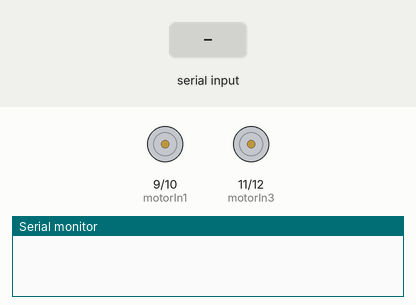
Simulated run of this sketch. Board: Arduino Uno, built with avr-gcc and run on an emulated ATmega328P. Parts: motor-driver pin pairs drawn as motors (green arrow = first pin HIGH = forward, orange = second pin HIGH = backward, longer = more drive), the last lines printed to the serial monitor. The inputs (shaded band) are chosen by the test bench.

Above: at 1.2 s.
1.3 s: "B" received over Serial
At 1.6 s:
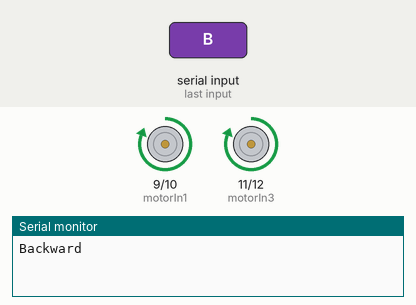
2.8 s: "F" received over Serial
At 4.0 s:
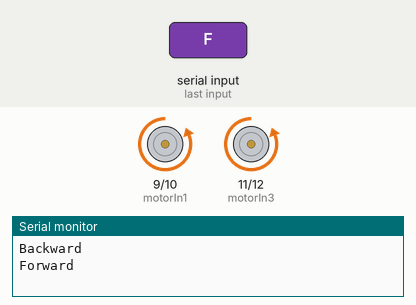
4.3 s: "R" received over Serial
At 5.1 s:
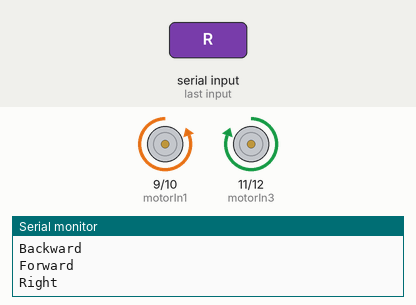
5.8 s: "L" received over Serial
At 6.2 s:
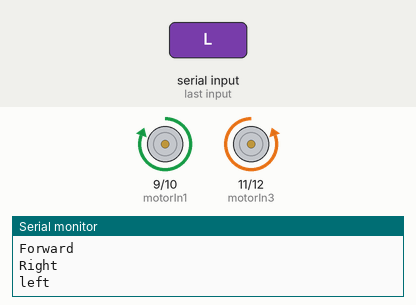
Timing chart, 0 to 8.3 s (numbered marks = the images above; inputs shaded):
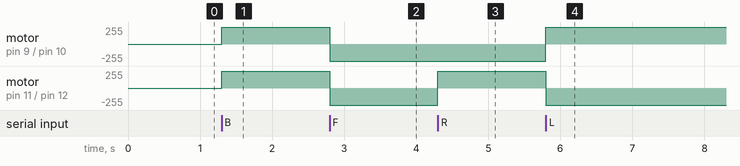

The sketch:

receiver_final_code.ino
```cpp
char direct=0;
int motorIn1=9;
int motorIn2=10;
int motorIn3=11;
int motorIn4=12;

void setup() {
  Serial.begin(9600);
  pinMode(motorIn1,OUTPUT);
  pinMode(motorIn2,OUTPUT);
  pinMode(motorIn3,OUTPUT);
  pinMode(motorIn4,OUTPUT);
 digitalWrite(motorIn1,LOW);
 digitalWrite(motorIn2,LOW);
 digitalWrite(motorIn3,LOW);
 digitalWrite(motorIn4,LOW);
}
void forward(){
  digitalWrite(motorIn1,LOW);//LEFT WHEEL
  digitalWrite(motorIn2,HIGH);
  digitalWrite(motorIn3,LOW);//RIGHT WHEEL
  digitalWrite(motorIn4,HIGH);
}
void backward(){
  digitalWrite(motorIn1,HIGH);//LEFT WHEEL
  digitalWrite(motorIn2,LOW);
  digitalWrite(motorIn3,HIGH);//RIGHT WHEEL
  digitalWrite(motorIn4,LOW);
}
void leftTurn(){
  digitalWrite(motorIn1,HIGH);//LEFT WHEEL
  digitalWrite(motorIn2,LOW);
  digitalWrite(motorIn3,LOW);//RIGHT WHEEL
  digitalWrite(motorIn4,HIGH);
}
void rightTurn(){
  digitalWrite(motorIn1,LOW);//LEFT WHEEL
  digitalWrite(motorIn2,HIGH);
  digitalWrite(motorIn3,HIGH);//RIGHT WHEEL
  digitalWrite(motorIn4,LOW);
}
void stops(){
  digitalWrite(motorIn1,LOW);
  digitalWrite(motorIn2,LOW);
  digitalWrite(motorIn3,LOW);
  digitalWrite(motorIn4,LOW);

}
void  loop() {
  if(Serial.available()>0){
   direct=Serial.read();

  if(direct == 'B'){
    Serial.println("Backward");
    backward();
    }
  else if (direct=='F'){
    Serial.println("Forward");
    forward();
    }
  else if(direct == 'R'){
    Serial.println("Right");
    rightTurn();
    }
  else if(direct == 'L'){
    Serial.println("left");
    leftTurn();
    }
  else if(direct=='S'){
    Serial.println("Stop");
    stops();
    }
  else{
    direct=0;
    }
  }
}
```

Measured:
- after the input at 1.3 s, motor on pin 9 (motorIn1) / pin 10 (motorIn2), motor on pin 11 (motorIn3) / pin 12 (motorIn4): stopped → forward 255/255 at once
- after the input at 2.8 s, motor on pin 9 (motorIn1) / pin 10 (motorIn2), motor on pin 11 (motorIn3) / pin 12 (motorIn4): forward 255/255 → backward 255/255 at once
- after the input at 4.3 s, motor on pin 11 (motorIn3) / pin 12 (motorIn4): backward 255/255 → forward 255/255 at once
- after the input at 5.8 s, motor on pin 9 (motorIn1) / pin 10 (motorIn2): backward 255/255 → forward 255/255 at once; motor on pin 11 (motorIn3) / pin 12 (motorIn4): forward 255/255 → backward 255/255 at once
